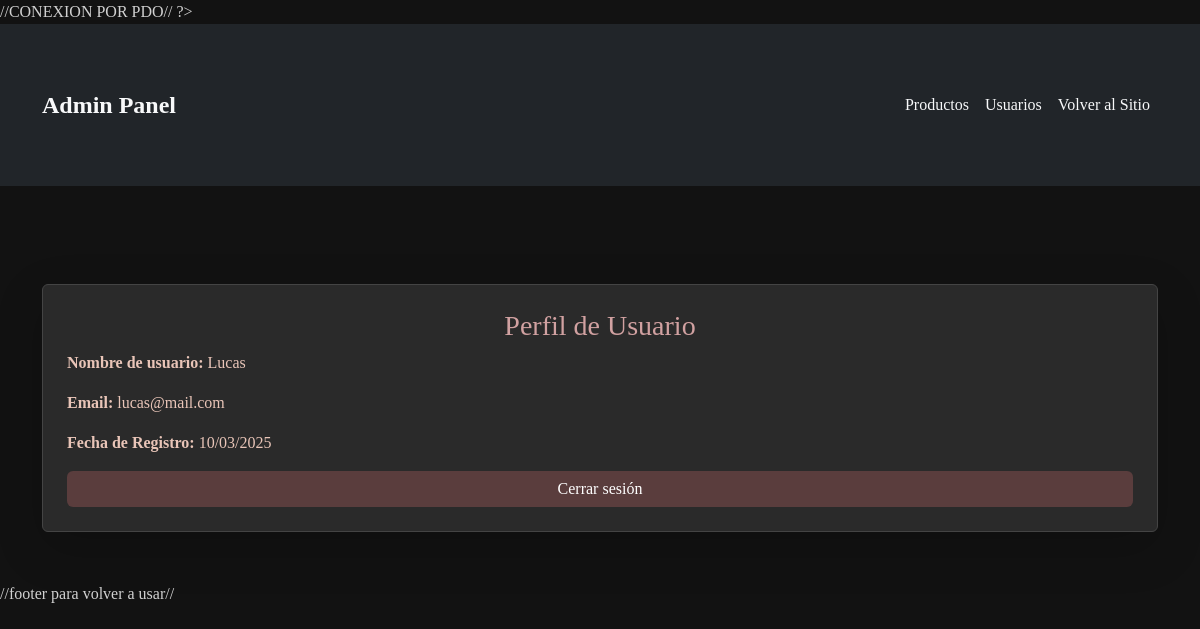
The app's page /views/perfil.php (signed in) with its own data.
### tables this page shows
CREATE TABLE `usuarios` (
  `id` int(11) NOT NULL,
  `nombre_usuario` varchar(255) NOT NULL,
  `email` varchar(255) NOT NULL,
  `contrasena` varchar(255) NOT NULL,
  `rol` enum('admin','cliente','invitado') DEFAULT 'cliente',
  `fecha_registro` timestamp NOT NULL DEFAULT current_timestamp()
);

### views/perfil.php (the view, shortened to what this page needs)
<?php
$db = Database::getInstance()->getConnection();
$usuario_id = $_SESSION["usuario"]["id"];
$sql = "SELECT nombre_usuario, email, fecha_registro FROM usuarios WHERE id = :id";
$stmt = $db->prepare($sql);
$stmt->execute([":id" => $usuario_id]);
$usuario = $stmt->fetch(PDO::FETCH_ASSOC);
?>
<!DOCTYPE html>
<html lang="es">
<head>
    <link href="https://cdn.jsdelivr.net/npm/bootstrap@5.3.3/dist/css/bootstrap.min.css" rel="stylesheet">
    <link rel="stylesheet" href="../public/css/styles.css">
</head>
<body>
<?php include '../includes/header.php'; ?>
<div class="container mt-5">
    <div class="card shadow-lg p-4">
        <h3 class="text-center">Perfil de Usuario</h3>
        <p><strong>Nombre de usuario:</strong> <?= $usuario["nombre_usuario"]; ?></p>
        <p><strong>Email:</strong> <?= $usuario["email"]; ?></p>
        <p><strong>Fecha de Registro:</strong> <?= date("d/m/Y", strtotime($usuario["fecha_registro"])); ?></p>
        <a href="logout.php" class="btn btn-danger">Cerrar sesión</a>
    </div>
</div>
<?php include '../includes/footer.php'; ?>
</body>
</html>

### public/css/styles.css (style rules this page uses)
body { background-color: #121212; color: #d1d1d1; font-family: 'Garamond', serif; margin: 0; padding: 0; }
a { color: #e9c5b8; text-decoration: none; }
h1, h2, h3, h4 { color: #d1a1a1; }
.card { background-color: #2a2a2a; border: 1px solid #444; color: #e9c5b8; }
.btn { background-color: #5a3d3d; color: white; border: none; }
.container { padding-top: 50px; padding-bottom: 50px; }

### records on screen
usuarios: nombre_usuario "Lucas", email "lucas@mail.com", fecha_registro "10/03/2025"
